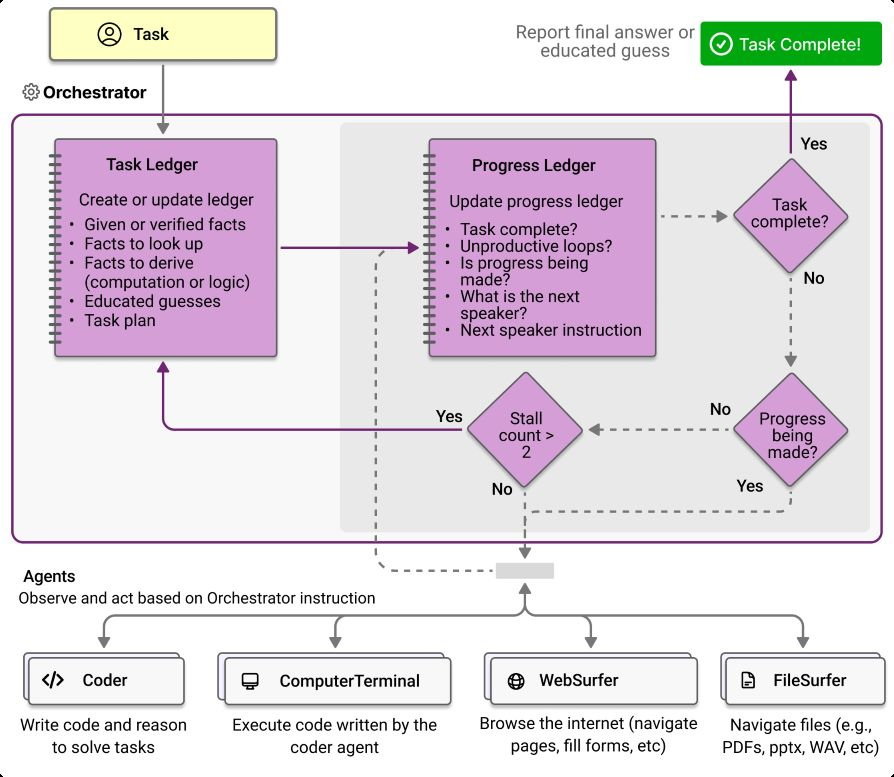
#> input picture code/backend/images/AutoGen_AgentChat_Architure.jpg, 894 x 777 px
$ python -i 20_gpt-image-1.py   (imports and definitions only)
#> lines starting #> are read from the running program, lines starting #| are printed output that depends on the picture; after the words box and inside, x2 and y2 are one past the last pixel; in counts of white or black regions, pixels touching at a corner belong together
#> further down, picture is the input picture: PIL image 894x777 RGB; mean R, G, B 227, 219.6, 226.6
import os
import streamlit as st
import requests
from PIL import Image
from io import BytesIO
import base64
from dotenv import load_dotenv

# 加载环境变量
# [1 line not run here, left out]
api_key = os.getenv("IMG_API_KEY")
azure_endpoint = os.getenv("IMG_AZURE_ENDPOINT")
api_version = os.getenv("IMG_API_VERSION")

azure_base_url = f"{azure_endpoint}/openai/deployments/gpt-image-1"
HEADERS = {"api-key": api_key}


# [50 lines left out: functions generate_image, edit_image, generate_mask, not called in this run]


def add_alpha_channel(mask_img):
    mask_gray = mask_img.convert("L")
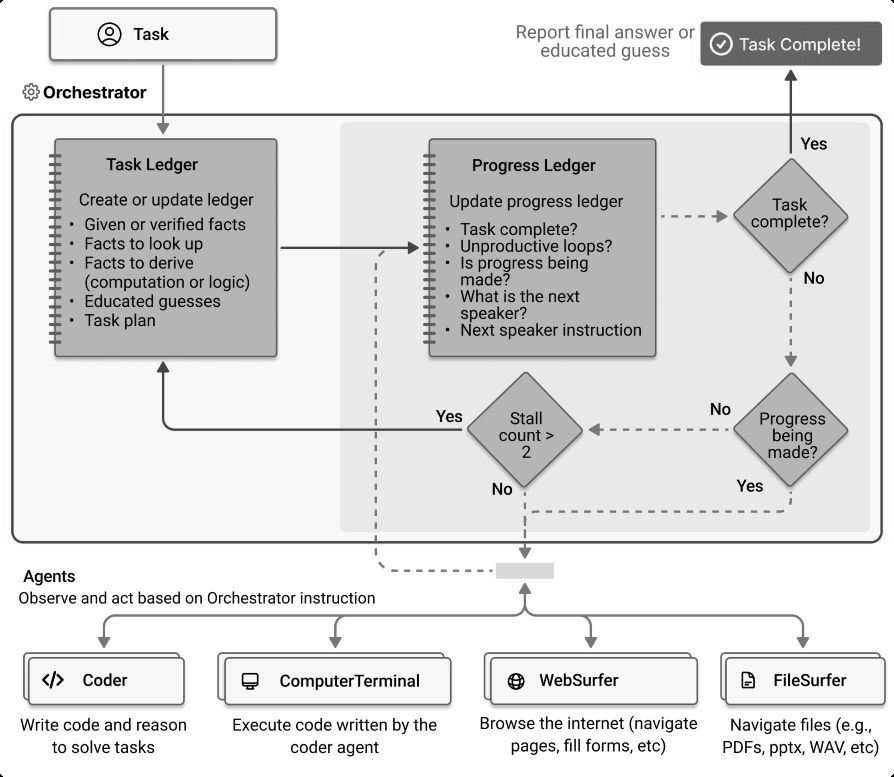
#> mask_gray: PIL image 894x777 L; min 0, max 255, mean 222.6
    threshold = 128
    mask_bw = mask_gray.point(lambda x: 255 if x > threshold else 0, mode="1")
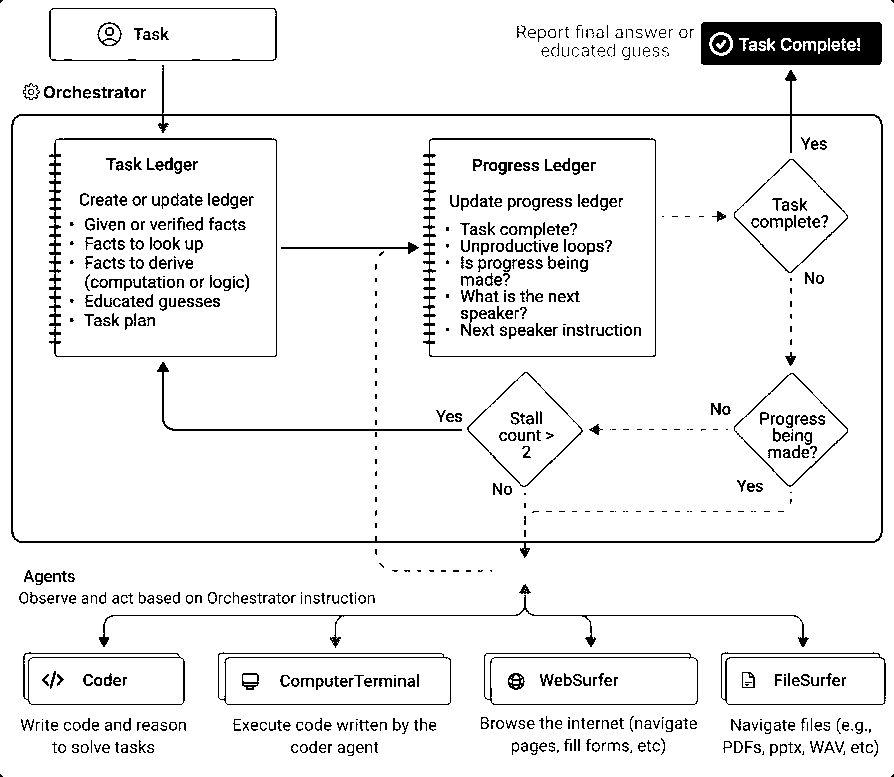
#> mask_bw: PIL image 894x777 1; 93.4% white; black in thin lines or dots
    mask_rgba = mask_bw.convert("RGBA")
    mask_alpha = mask_bw.convert("L")
    mask_rgba.putalpha(mask_alpha)
    buf = BytesIO()
    mask_rgba.save(buf, format="PNG")
    buf.seek(0)
    return buf


# [7 lines left out: function download_image, not called in this run]


# 页面设置
# [2 lines not run here, left out]

# [5 lines that did not run here, left out]

# [203 lines not run here, left out]

>>> from PIL import Image
>>> picture = Image.open('../images/AutoGen_AgentChat_Architure.jpg')
>>> result = add_alpha_channel(picture)
